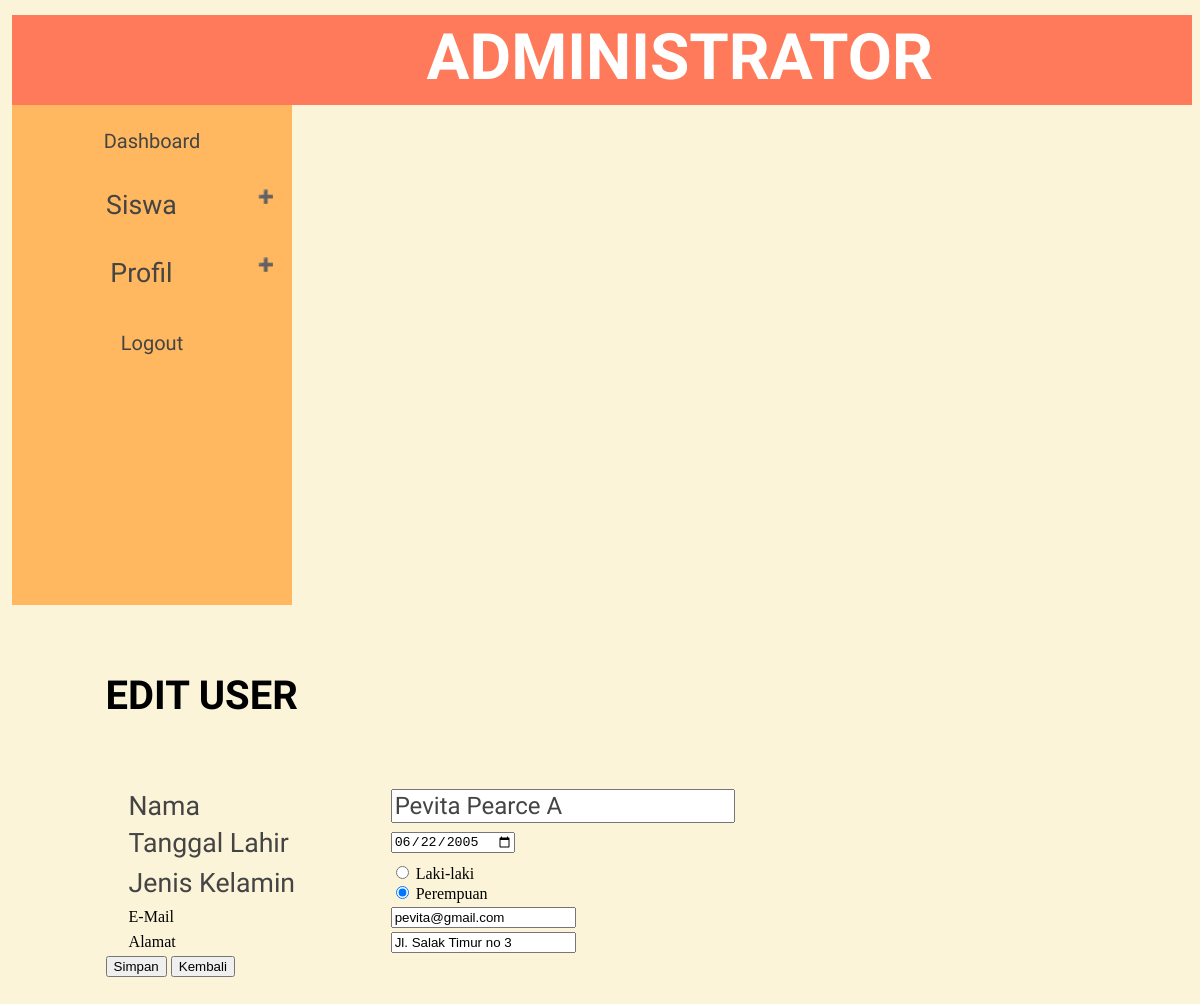
The page /admin2/edit-user.php?nis=3330001 on the database its author committed.
### tables this page shows
CREATE TABLE IF NOT EXISTS `siswa` (
  `nis` varchar(10) NOT NULL,
  `nama` varchar(35) NOT NULL,
  `tgl_lahir` date DEFAULT NULL,
  `sex` enum('P','W') DEFAULT NULL,
  `alamat` varchar(20) DEFAULT NULL,
  `gambarS` longtext NOT NULL,
  `email` varchar(30) NOT NULL
);

### admin2/edit-user.php (the view, shortened to what this page needs)
<?php
$nis=$_GET['nis'];
$query = "SELECT * FROM siswa where nis=$nis";
$result = mysql_query($query);
$col = mysql_fetch_array($result);
?>
<html>
<head>
<link rel="stylesheet" style="css" href="style.css">
</head>
<body>
<div id="body">
<header>
<h1>ADMINISTRATOR</h1>
</header>
<div id="sidebar">
<a href="index.php" style="font-family: 'Patrick Hand';color: #444;cursor: pointer;width: 100%;border: none;outline: none;font-size: 15pt;text-decoration: none; padding: 0 0 0 18px;"> <center>Dashboard</center></a><br>
<button class="accordion">Siswa</button>
<button class="accordion">Profil</button>
<a href="logout.php" style="font-family: 'Patrick Hand';color: #444;cursor: pointer;width: 100%;border: none;outline: none;font-size:15pt;text-decoration: none; padding: 0 0 0 18px;"><center>Logout</center> </a></button>
</div>
<div id="wrapper">
<p > <h5> EDIT USER </h5> </p>
<form name="form1" method="POST">
<table>
	<tr>
		<td style="text-decoration: none; color: #444;  font-family: 'Patrick Hand';font-size: 20pt;"> Nama  </td>
		<td><input type="text" style="text-decoration: none; color: #444;  font-family: 'Patrick Hand';font-size: 18pt;" name="nama" value="<?php echo $col['nama'];?>"></td>
	</tr>
	<tr>
		<td style="text-decoration: none; color: #444;  font-family: 'Patrick Hand';font-size: 20pt;"> Tanggal Lahir </td>
		<td><input type="date" name"tgl_lahir" value="<?php echo $col['tgl_lahir'];?>"></td>
	</tr>
	<tr>
		<?php
		$pr="";
		$wn="";
		$sex=$col['sex'];
		if ($sex == "P") {
			$pr="checked";
		}
		else {
			$wn="checked";
		}?>
		<td style="text-decoration: none; color: #444;  font-family: 'Patrick Hand';font-size: 20pt;"> Jenis Kelamin </td>
		<td><input type="radio" name="sex" value="P"<?php echo $pr ;?>> Laki-laki<br>
		<input type="radio" name="sex" value="W" <?php echo $wn; ?>> Perempuan </td>
	</tr>
	<tr>
		<td> E-Mail </td>
		<td><input type="email" name="email" value="<?php echo $col['email'];?>"></td>
	</tr>
	<tr>
		<td> Alamat </td>
		<td><input type="text" name="alamat" value="<?php echo $col['alamat'];?>"></td>
	</tr>
</table>
<input value="Simpan" type="submit" name="submit" />
<input type="button" value="Kembali" onclick="self.history.back()">
</form>
</div>
</div>
</body>
</html>

### admin2/style.css (style rules this page uses)
body { margin: 0; padding: 0; background-color: #FCF4D9; font-family: 'Calibri' }
header { background-color:#FF7A5A; color:white; padding:5px; height:80px; width: 100%; }
#sidebar { width: 280px; height:500px; float:left; background: #FFB85F; word-wrap: break-word; }
#body { margin-left: 1%; margin-top: 15px; width: 97.5%; height: auto; position: absolute; }
#wrapper { width: 950px; height: 550px ;margin-left: 5%; margin-top: 0px; overflow: scroll; padding-left: 3%; }
button.accordion { background-color: #FFB85F; color: #444; cursor: pointer; padding: 18px; width: 100%; border: none; outline: none; font-size: 20pt; font-family: 'Patrick Hand'; transition: 0.4s; }
button.accordion:after { content: '\02795'; font-size: 13px; color: #777; float: right; margin-left: 5px; }
h1 { font-family: 'Patrick Hand'; font-size: 4em; margin-top: 0; margin-bottom: 5%; margin-left: 35%; }
h5 { font-family: 'Patrick Hand'; font-size: 30pt; color:black; }
table { width:800px; margin-left:20px; }

### rows shown on the page
siswa: nama "Pevita Pearce A", tgl_lahir "06/22/2005", email "pevita@gmail.com", alamat "Jl. Salak Timur no 3"
